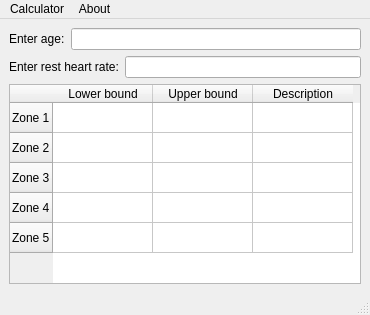
<?xml version="1.0" encoding="UTF-8"?>
<ui version="4.0">
 <class>MainWindow</class>
 <widget class="QMainWindow" name="MainWindow">
  <property name="geometry">
   <rect>
    <x>0</x>
    <y>0</y>
    <width>370</width>
    <height>315</height>
   </rect>
  </property>
  <property name="windowTitle">
   <string>MainWindow</string>
  </property>
  <widget class="QWidget" name="centralwidget">
   <layout class="QVBoxLayout" name="verticalLayout">
    <item>
     <layout class="QHBoxLayout" name="horizontalLayout">
      <item>
       <widget class="QLabel" name="label">
        <property name="text">
         <string>Enter age:</string>
        </property>
       </widget>
      </item>
      <item>
       <widget class="QLineEdit" name="ageInput">
        <property name="inputMask">
         <string>D9</string>
        </property>
       </widget>
      </item>
     </layout>
    </item>
    <item>
     <layout class="QHBoxLayout" name="horizontalLayout_2">
      <item>
       <widget class="QLabel" name="label_2">
        <property name="text">
         <string>Enter rest heart rate:</string>
        </property>
       </widget>
      </item>
      <item>
       <widget class="QLineEdit" name="resthrInput">
        <property name="inputMask">
         <string>000</string>
        </property>
       </widget>
      </item>
     </layout>
    </item>
    <item>
     <widget class="QTableWidget" name="zonesTable">
      <row>
       <property name="text">
        <string>Zone 1</string>
       </property>
      </row>
      <row>
       <property name="text">
        <string>Zone 2</string>
       </property>
      </row>
      <row>
       <property name="text">
        <string>Zone 3</string>
       </property>
      </row>
      <row>
       <property name="text">
        <string>Zone 4</string>
       </property>
      </row>
      <row>
       <property name="text">
        <string>Zone 5</string>
       </property>
      </row>
      <column>
       <property name="text">
        <string>Lower bound</string>
       </property>
      </column>
      <column>
       <property name="text">
        <string>Upper bound</string>
       </property>
      </column>
      <column>
       <property name="text">
        <string>Description</string>
       </property>
      </column>
     </widget>
    </item>
   </layout>
  </widget>
  <widget class="QMenuBar" name="menubar">
   <property name="geometry">
    <rect>
     <x>0</x>
     <y>0</y>
     <width>370</width>
     <height>19</height>
    </rect>
   </property>
   <widget class="QMenu" name="menuCalculator">
    <property name="title">
     <string>Calculator</string>
    </property>
   </widget>
   <widget class="QMenu" name="menuAbout">
    <property name="title">
     <string>About</string>
    </property>
   </widget>
   <addaction name="menuCalculator"/>
   <addaction name="menuAbout"/>
  </widget>
  <widget class="QStatusBar" name="statusbar"/>
 </widget>
 <resources/>
 <connections/>
</ui>
